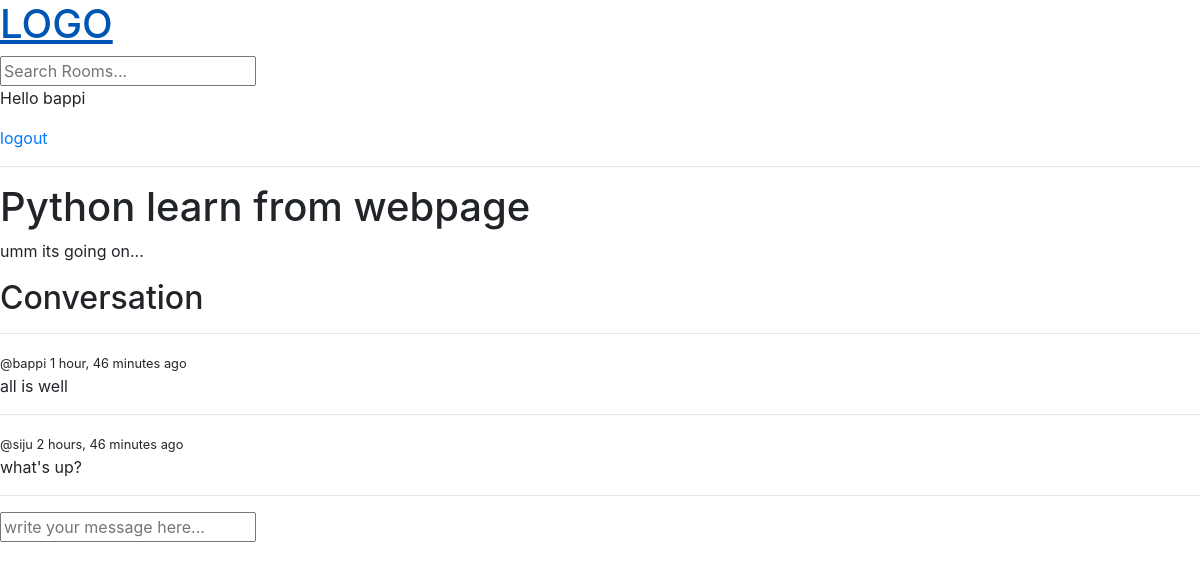
/room/2 (signed in), run on the app's committed database.
### base/models.py (models this page shows, shortened)
class Rooms(models.Model):
    host = models.ForeignKey(User, on_delete=models.SET_NULL, null=True)
    topic = models.ForeignKey(Topic, on_delete=models.SET_NULL, null=True)
    name = models.CharField(max_length=200)
    description = models.TextField(null=True, blank=True)
    participants = models.ManyToManyField(User, related_name='participants', blank=True)
    updated = models.DateTimeField(auto_now=True)
    created = models.DateTimeField(auto_now_add=True)
    class Meta:
        ordering = ['-updated','-created']

class Message(models.Model):
    user = models.ForeignKey(User, on_delete=models.CASCADE)
    room = models.ForeignKey(Rooms, on_delete=models.CASCADE)
    body = models.TextField(max_length=200)
    updated = models.DateTimeField(auto_now=True)
    created = models.DateTimeField(auto_now_add=True)
    class Meta:
        ordering = ['-updated','-created']

### base/views.py (the view, shortened to what this page needs)
# urls.py: path('room/<str:pk>',views.room, name = 'room'),
def room(request,pk):
    room = Rooms.objects.get(id=pk)
    room_messages = room.message_set.all().order_by('-created')
    context = { 'room': room, 'room_messages': room_messages}
    return render(request, 'base/room.html',context)

### base/templates/base/room.html (shortened to what this page needs)
{% extends 'base/main.html' %}
{% block content%}
    <div>
        <h1>{{ room.name }}</h1>
        <p>{{ room.description }}</p>
        <div class="comment-wrapper">
            <h2>Conversation</h2>
            <hr>
            {% for message in room_messages %}
            <div>
                <small>@{{ message.user }} {{ message.created|timesince }} ago</small>
                <p>{{ message.body }}</p>
                <hr>
            </div>
            {% endfor %}
        </div>
    </div>
    {% if request.user.is_authenticated %}
    <div class="comment-form">
        <form action="" method="POST">
            <input type="text" name="body" placeholder="write your message here..." />
        </form>
    </div>
    {% endif %}
{% endblock %}

### base/templates/base/navbar.html
<a href="/">
    <h1>LOGO</h1>
</a>
<form method="GET" action="{% url 'home' %}">
    <input type="text" name="q" placeholder="Search Rooms...">
</form>
{% if request.user.is_authenticated %}
<p>Hello {{ request.user }}</p>
<a href="{% url 'logout' %}">logout</a>
{% else %}
<a href="{% url 'login' %}">Login</a>
{% endif %}
<hr>

### data on the page
Rooms: name "Python learn from webpage", description "umm its going on..."
Message: user "bappi", created "1 hour, 46 minutes", body "all is well"
Message: user "siju", created "2 hours, 46 minutes", body "what's up?"

### other printed values
{{ request.user }} "bappi"
